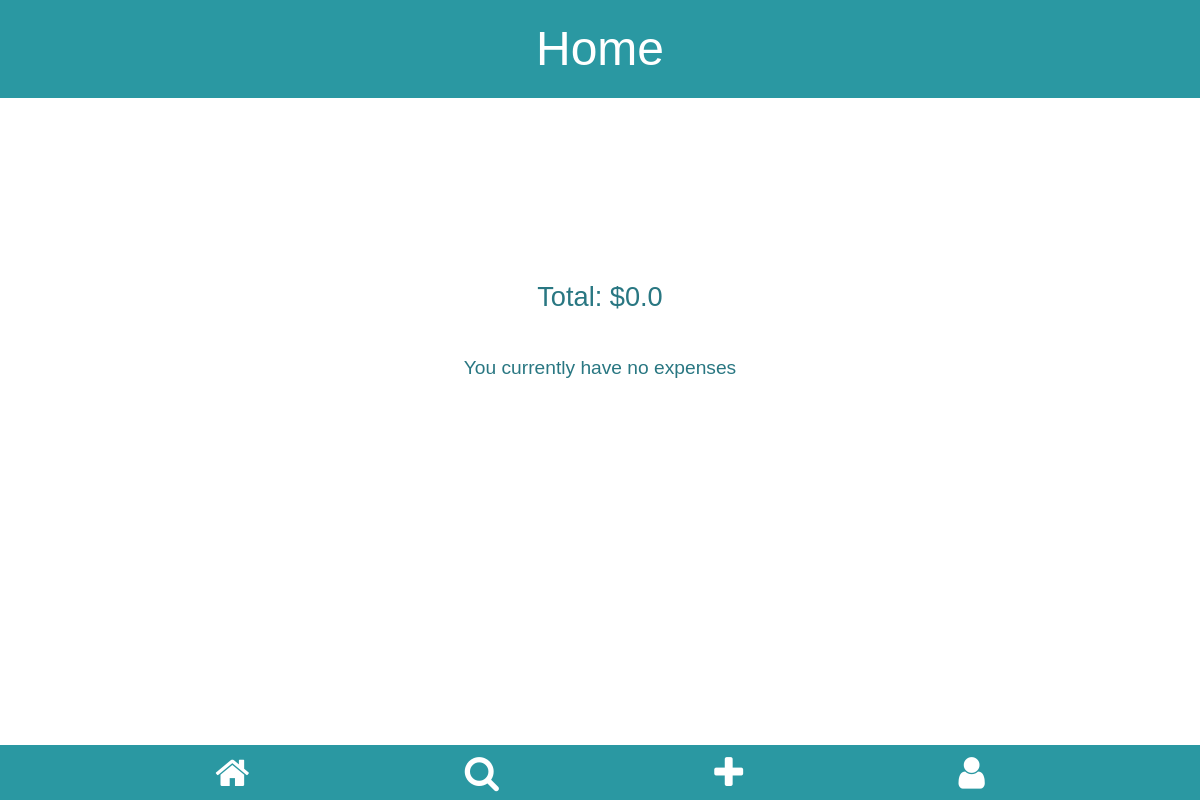
Before: /home/week (signed in) with the older database file.
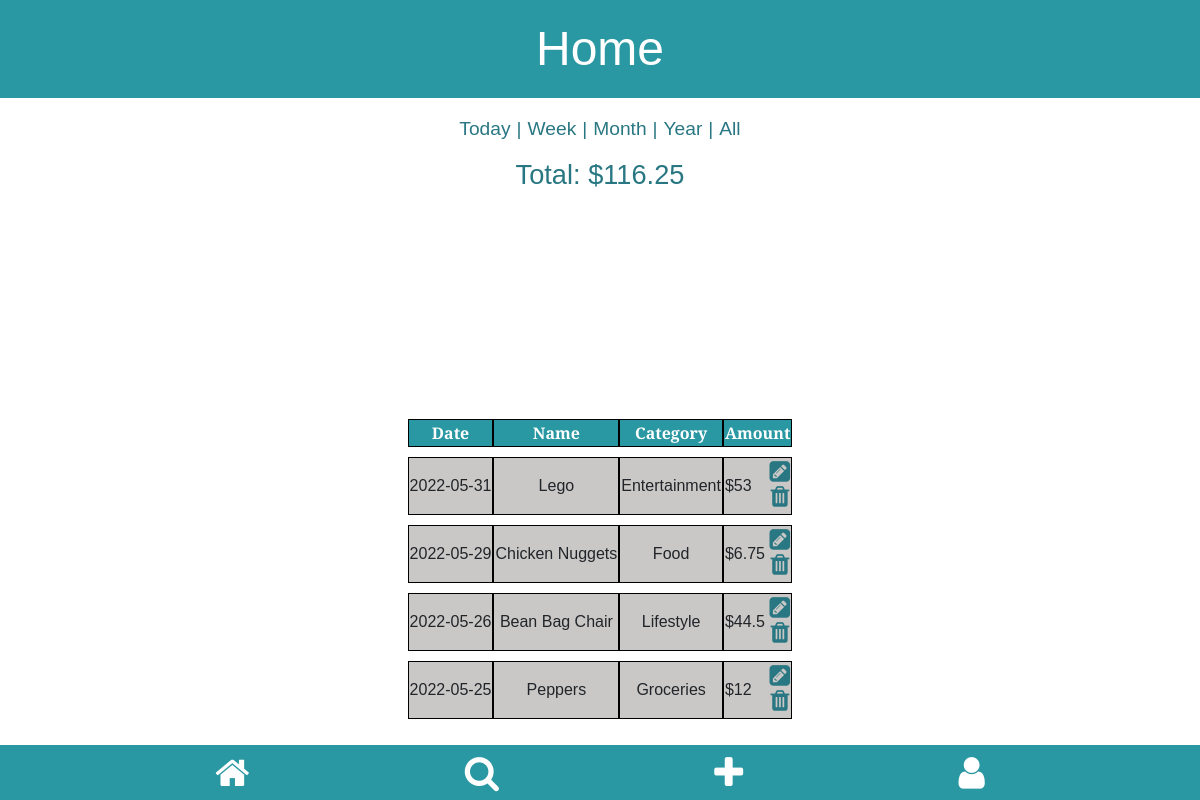
After: the same page with the newer database file.
### tables this page shows
CREATE TABLE expenses (
                                    id integer PRIMARY KEY,
                                    user_id integer NOT NULL,
                                    name text NOT NULL,
                                    date numeric NOT NULL,
                                    category text NOT NULL,
                                    amount numberic NOT NULL,
                                    FOREIGN KEY (user_id) REFERENCES users (id)
                                );

### app.py (the view, shortened to what this page needs)
@app.route("/home/week", methods=["GET", "POST"])
def homepage_week():
    conn = create_connection("database.db")
    tuple_expenses = get_expense_week(conn, session["uid"])
    total_category_exp = []
    for category in CATEGORIES:
        total_category_exp.append(
            get_total_expenses_by_category(conn, session["uid"], category)
        )
    total_expense = tuple_expenses[0]
    conn.close()
    user_expenses = sorted([data_to_dict(each_expense) for each_expense in tuple_expenses[1]],
                           key=lambda d: d["date"], reverse=True)
    pie_data = {
        "Category": "Amount",
        "Food": total_category_exp[0],
        "Apparel": total_category_exp[1],
        "Entertainment": total_category_exp[2],
        "Lifestyle": total_category_exp[3],
        "Miscellaneous": total_category_exp[4],
        "Groceries": total_category_exp[5],
        "Services": total_category_exp[6],
        "Technology": total_category_exp[7],
        "School": total_category_exp[8],
    }
    return (
        render_template(
            "home_week.html",
            user_expenses=user_expenses,
            total_expense=str(total_expense),
            data=pie_data,
        ),
        200,
    )

### app.py (called while the page is built)
def data_to_dict(data_tup: tuple) -> dict:
    return {
        "name": data_tup[2],
        "date": data_tup[3],
        "category": data_tup[4],
        "amount": data_tup[5],
        "eid": data_tup[0],
    }

### modules/expense_module.py (called while the page is built)
def get_total_expenses_by_category(conn, uid: int, category: str) -> int:
    cur = conn.cursor()
    cur.execute(
        "SELECT amount FROM expenses WHERE user_id=? AND category=?",
        (
            uid,
            category,
        ),
    )
    total = 0
    for row in cur.fetchall():
        total += row[0]
    return total

def get_expense_week(conn, uid: int) -> tuple:
    cur = conn.cursor()
    cur.execute(
        "SELECT * FROM expenses WHERE DATE(date) >= DATE('now', '-7 day') AND user_id=?", (uid,))
    week_exp = cur.fetchall()
    total = 0
    if week_exp:
        for e in week_exp:
            total += e[5]
    return float("{:.2f}".format(total)), week_exp

### sql_db.py (called while the page is built)
def create_connection(db_file):
    conn = None
    try:
        conn = sqlite3.connect(db_file)
        return conn
    except Error as e:
        print(e)
    return conn

### templates/home_week.html
{% extends 'home.html' %}

### templates/home.html (shortened to what this page needs)
{% extends 'app.html' %}
{% block css_linking %}
<link href="/static/home.css" rel="stylesheet"> {% endblock %}
{% block heading1 %} Home {% endblock %}
{% block main_content %}
<section class="filter-tabs">
    {% if user_expenses|length > 0 %}
    <form action="/home/today" method="post">
        <button type="submit" class="filter-btn">Today</button>|
    </form>
    <form action="/home/week" method="post">
        <button type="submit" class="filter-btn">Week</button>|
    </form>
    <form action="/home/month" method="post">
        <button type="submit" class="filter-btn">Month</button>|
    </form>
    <form action="/home/year" method="post">
        <button type="submit" class="filter-btn">Year</button>|
    </form>
    <form action="/home" method="post">
        <button type="submit" class="filter-btn">All</button>
    </form>
    {% endif %}
</section>
<section class="total-expense">
    <p>Total: ${{ total_expense }}</p>
</section>
<section class="no-expenses">
    {% if user_expenses|length < 1 %} <p>You currently have no expenses</p>
        {% endif %}
</section>
<section class="pie-chart-display">
    <div style=" width: 100%; overflow: hidden;">
        <div id="piechart_3d" style="width: 300px; height: 167px; overflow: hidden;"></div>
    </div>
</section>
<section class="expense-cards">
    <table class="sortable">
        {% if user_expenses|length > 0 %}
        <thead>
            <tr>
                <th>Date</th>
                <th>Name</th>
                <th>Category</th>
                <th>Amount</th>
            </tr>
        </thead>
        {% endif %}
        <tbody>
            {% for user_expense in user_expenses %}
            <tr>
                <td>
                    {{ user_expense.date }}
                </td>
                <td>
                    {{ user_expense.name }}
                </td>
                <td>
                    {{ user_expense.category }}
                </td>
                <td class="expense-amount">
                    ${{ user_expense.amount }}
                    <div class="home-icons">
                        <span id="{{ user_expense.eid }}">
                            <a href="{{ url_for('get_expense', eid=user_expense.eid) }}">
                                <i class="fa fa-pencil-square" aria-hidden="true"></i>
                            </a>
                        </span>
                        <form action="/home" method="POST">
                            <button type="submit" class="btn"><i class="fa fa-trash" aria-hidden="true"></i></button>
                        </form>
                    </div>
                </td>
            </tr>
            {% endfor %}
        </tbody>
    </table>
</section>
{% endblock %}

Changed rows visible on the page:
now on this page (row edited): expenses: date "2022-05-31", name "Lego", category "Entertainment", amount "53"
now on this page (row edited): expenses: date "2022-05-29", name "Chicken Nuggets", category "Food", amount "6.75"
now on this page (row edited): expenses: date "2022-05-26", name "Bean Bag Chair", category "Lifestyle", amount "44.5"
now on this page (row edited): expenses: date "2022-05-25", name "Peppers", category "Groceries", amount "12"
Other visible differences:
{{ total_expense }}: "0.0" → "116.25"
text no longer shown: "You currently have no expenses"
text now shown: "Today | Week | Month | Year | All Date Name Category Amount"
